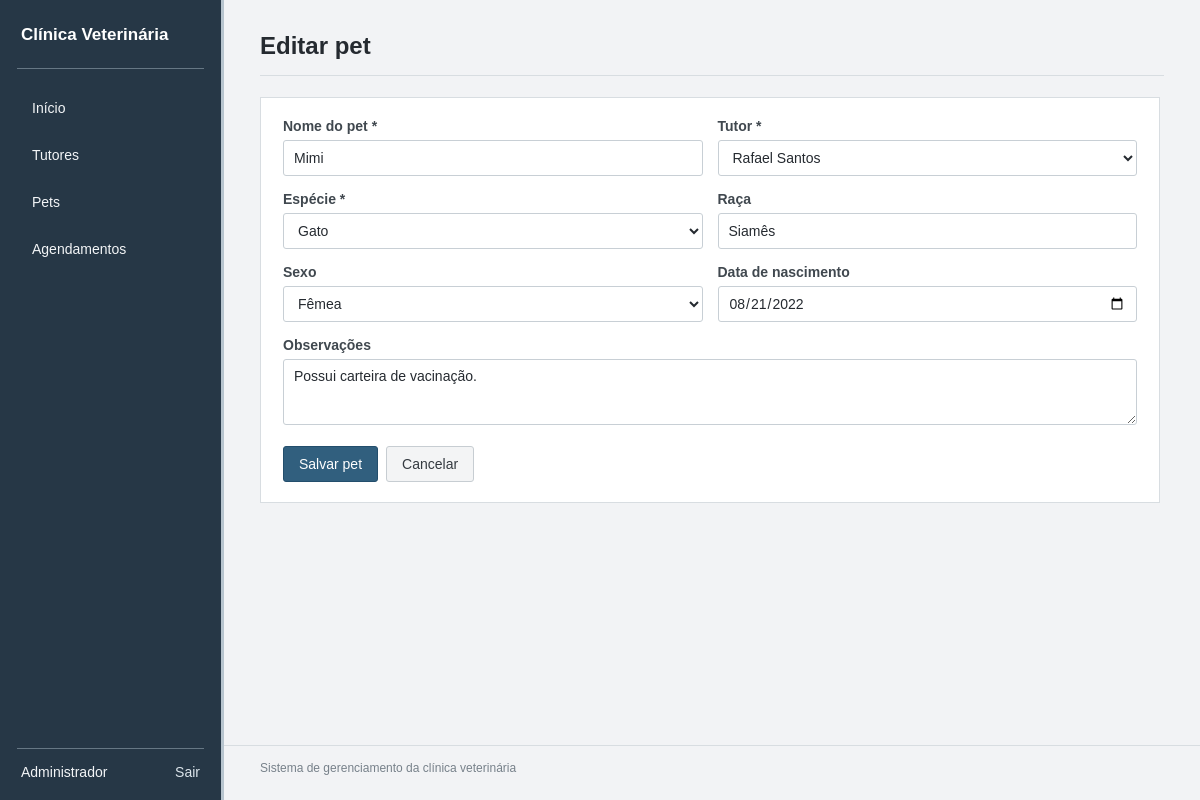
Page /pet_form.php?id=2 (signed in) on the committed database.
### tables this page shows
CREATE TABLE IF NOT EXISTS pets (
    id INT UNSIGNED AUTO_INCREMENT PRIMARY KEY,
    tutor_id INT UNSIGNED NOT NULL,
    nome VARCHAR(100) NOT NULL,
    especie VARCHAR(40) NOT NULL,
    raca VARCHAR(80) NULL,
    sexo VARCHAR(15) NULL,
    data_nascimento DATE NULL,
    observacoes TEXT NULL,
    criado_em TIMESTAMP DEFAULT CURRENT_TIMESTAMP,
    INDEX idx_pets_tutor (tutor_id),
    CONSTRAINT fk_pets_tutores FOREIGN KEY (tutor_id)
        REFERENCES tutores(id) ON UPDATE CASCADE ON DELETE RESTRICT
);

CREATE TABLE IF NOT EXISTS tutores (
    id INT UNSIGNED AUTO_INCREMENT PRIMARY KEY,
    nome VARCHAR(120) NOT NULL,
    cpf_criptografado VARCHAR(255) NOT NULL,
    cpf_hash CHAR(64) NOT NULL UNIQUE,
    telefone VARCHAR(20) NOT NULL,
    email VARCHAR(120) NULL,
    endereco VARCHAR(180) NULL,
    criado_em TIMESTAMP DEFAULT CURRENT_TIMESTAMP
);

### funcoes.php (called while the page is built, shortened)
<?php
function h(?string $valor): string
{
    return htmlspecialchars((string) $valor, ENT_QUOTES, 'UTF-8');
}

### pet_form.php (the view, shortened to what this page needs)
<?php
require_once __DIR__ . '/funcoes.php';
$id = filter_input(INPUT_GET, 'id', FILTER_VALIDATE_INT) ?: 0;
$pet = ['nome' => '', 'tutor_id' => '', 'especie' => 'Cachorro', 'raca' => '', 'sexo' => '', 'data_nascimento' => '', 'observacoes' => ''];
if ($id > 0) {
    $stmt = $pdo->prepare('SELECT * FROM pets WHERE id = :id');
    $stmt->execute(['id' => $id]);
    $registro = $stmt->fetch();
    $pet = $registro;
}
$tutores = $pdo->query('SELECT id, nome FROM tutores ORDER BY nome')->fetchAll();
?>
<!DOCTYPE html>
<html lang="pt-BR">
<head>
    <link rel="stylesheet" href="style.css">
</head>
<body>
<header class="topo">
    <div class="topo-conteudo">
        <div class="marca">Clínica Veterinária</div>
        <nav class="menu">
            <a href="index.php">Início</a>
            <a href="tutores.php">Tutores</a>
            <a href="pets.php">Pets</a>
            <a href="agendamentos.php">Agendamentos</a>
        </nav>
        <div class="usuario-topo">
            <span><?= h($_SESSION['usuario_nome'] ?? 'Usuário') ?></span>
            <a class="sair" href="logout.php">Sair</a>
        </div>
    </div>
</header>
<main class="container">
<section class="cabecalho-pagina">
    <h1><?= $id ? 'Editar pet' : 'Novo pet' ?></h1>
</section>
<section class="bloco formulario-bloco">
    <?php if (!$tutores): ?>
        <div class="mensagem aviso">Cadastre um tutor antes de cadastrar um pet.</div>
        <a href="tutor_form.php" class="botao">Cadastrar tutor</a>
    <?php else: ?>
    <form method="post" action="pet_salvar.php">
        <div class="campo">
            <label for="nome">Nome do pet *</label>
            <input type="text" id="nome" name="nome" maxlength="100" value="<?= h($pet['nome']) ?>" required>
        </div>
        <div class="campo">
            <label for="tutor_id">Tutor *</label>
            <select id="tutor_id" name="tutor_id" required>
                <?php foreach ($tutores as $tutor): ?>
                    <option value="<?= (int) $tutor['id'] ?>" <?= (string) $pet['tutor_id'] === (string) $tutor['id'] ? 'selected' : '' ?>><?= h($tutor['nome']) ?></option>
                <?php endforeach; ?>
            </select>
        </div>
        <div class="campo">
            <label for="especie">Espécie *</label>
            <select id="especie" name="especie" required>
                <?php foreach (['Cachorro', 'Gato', 'Ave', 'Roedor', 'Réptil', 'Outro'] as $especie): ?>
                    <option value="<?= h($especie) ?>" <?= $pet['especie'] === $especie ? 'selected' : '' ?>><?= h($especie) ?></option>
                <?php endforeach; ?>
            </select>
        </div>
        <div class="campo">
            <label for="raca">Raça</label>
            <input type="text" id="raca" name="raca" maxlength="80" value="<?= h($pet['raca']) ?>">
        </div>
        <div class="campo">
            <label for="sexo">Sexo</label>
            <select id="sexo" name="sexo">
                <option value="Fêmea" <?= $pet['sexo'] === 'Fêmea' ? 'selected' : '' ?>>Fêmea</option>
            </select>
        </div>
        <div class="campo">
            <label for="data_nascimento">Data de nascimento</label>
            <input type="date" id="data_nascimento" name="data_nascimento" value="<?= h($pet['data_nascimento']) ?>">
        </div>
        <div class="campo campo-largo">
            <label for="observacoes">Observações</label>
            <textarea id="observacoes" name="observacoes" rows="3"><?= h($pet['observacoes']) ?></textarea>
        </div>
        <div class="acoes-form">
            <button type="submit" class="botao">Salvar pet</button>
            <a href="pets.php" class="botao secundario">Cancelar</a>
        </div>
    </form>
    <?php endif; ?>
</section>
</main>
<footer class="rodape">Sistema de gerenciamento da clínica veterinária</footer>
</body>
</html>

### style.css (style rules this page uses)
* { box-sizing: border-box; }
body { margin: 0; background: #f2f3f5; color: #252a30; font-family: Arial, Helvetica, sans-serif; font-size: 14px; }
a { color: #245b83; text-decoration: none; }
.topo { position: fixed; top: 0; left: 0; bottom: 0; width: 224px; min-height: 100vh; background: #263746; color: #fff; border-right: 3px solid #b7c4ce; z-index: 10; }
.topo-conteudo { width: 100%; max-width: none; min-height: 100vh; margin: 0; padding: 24px 17px 20px; display: flex; flex-direction: column; align-items: stretch; gap: 0; }
.marca { padding: 0 4px 21px; border-bottom: 1px solid #667784; font-size: 17px; font-weight: bold; line-height: 1.35; }
.menu { display: flex; flex-direction: column; align-items: stretch; gap: 5px; padding-top: 18px; }
.menu a { display: flex; align-items: center; min-height: 42px; padding: 0 12px; border-left: 3px solid transparent; color: #f3f5f7; }
.usuario-topo { display: flex; align-items: center; justify-content: space-between; flex-wrap: wrap; gap: 10px; margin-top: auto; padding: 15px 4px 0; border-top: 1px solid #667784; color: #f3f5f7; }
.sair { padding-left: 0; color: #dce5eb; }
.container { width: auto; max-width: 1360px; min-height: calc(100vh - 55px); margin: 0 36px 0 260px; padding-top: 32px; }
.cabecalho-pagina { margin-bottom: 21px; padding-bottom: 15px; border-bottom: 1px solid #d8dde1; }
.cabecalho-pagina h1 { margin: 0; font-size: 24px; font-weight: 600; }
.bloco, .resumo, .atalho { background: #fff; border: 1px solid #d8dde1; }
.bloco { padding: 20px 22px; margin-bottom: 20px; }
.botao { display: inline-block; padding: 9px 15px; border: 1px solid #234e6c; border-radius: 3px; background: #315f7e; color: #fff; font: inherit; cursor: pointer; text-align: center; }
.botao.secundario { border-color: #c7cdd2; background: #f3f4f5; color: #343a40; }
input, select, textarea { width: 100%; min-height: 36px; padding: 8px 10px; border: 1px solid #c8cfd5; border-radius: 3px; background: #fff; color: #252a30; font: inherit; }
textarea { resize: vertical; }
.formulario-bloco { max-width: 900px; }
.formulario-bloco form { display: grid; grid-template-columns: 1fr 1fr; gap: 15px; }
.campo { min-width: 0; }
.campo label { display: block; margin-bottom: 6px; color: #40484f; font-weight: 600; }
.campo-largo { grid-column: 1 / -1; }
.acoes-form { grid-column: 1 / -1; display: flex; align-items: center; gap: 8px; margin-top: 3px; }
.rodape { margin-left: 224px; padding: 15px 20px 15px 36px; border-top: 1px solid #d8dde1; color: #77818a; text-align: left; font-size: 12px; }

### rows in the picture
pets: nome "Mimi", tutor_id "Rafael Santos", raca "Siamês", sexo "Fêmea", data_nascimento "08/21/2022", observacoes "Possui carteira de vacinação."

### other values in the picture
$_SESSION['usuario_nome'] "Administrador"
form field especie "Gato"
